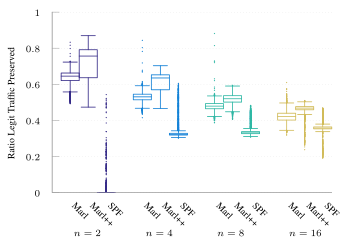

Write gnuplot code to recreate this figure.
set terminal tikz standalone color size 9cm,6cm font '\scriptsize' preamble '\usepackage{microtype} \usepackage{times} \usepackage[T1]{fontenc} \usepackage{siunitx}\sisetup{detect-all}' createstyle
set output "udp-box-fix.tex"

load "parula.pal"
#load "inferno.pal"

set style line 102 lc rgb '#a0a0a0' lt 1 lw 1
set style boxplot outliers pointtype 7
set style data boxplot
set border ls 102
set colorbox border 102
set key textcolor rgb "black"
set tics textcolor rgb "black"
set label textcolor rgb "black"

set border 3
set grid y
set xtics nomirror
set xtics rotate by -45
set ytics nomirror

set key autotitle columnhead
set datafile separator ","

#set xlabel "Iteration ($t \\cdot{} \\SI{50}{\\milli\\second}$)"
set ylabel "Ratio Legit Traffic Preserved"

set yrange [0.0:1.0]
set xrange [-1.0:14.5]
set xtics ("Marl" 0.0, \
	"Marl++" 1.0, \
	"SPF" 2.0, \
	"Marl" 4.0, \
	"Marl++" 5.0, \
	"SPF" 6.0, \
	"Marl" 8.0, \
	"Marl++" 9.0, \
	"SPF" 10.0, \
	"Marl" 12.0, \
	"Marl++" 13.0, \
	"SPF" 14.0, \
	) scale 0.0
#set key inside bottom right
set boxwidth 1
unset key
set pointsize 0.1

set label "$n=2$" at graph 0.06,-0.22
set label "$n=4$" at graph 0.317,-0.22
set label "$n=8$" at graph 0.573,-0.22
set label "$n=16$" at graph 0.83,-0.22

plot '../results/online-2-avg.csv' u (0.0):3:(1.0) ls 1 ps .1, \
     '../results/m-udp-natural-2.avg.csv' u (1.0):3:(1.0) ls 1 ps .1, \
     '../results/spf-udp-single-2.avg.csv' u (2.0):3:(1.0) ls 1 ps .1, \
     '../results/online-4-avg.csv' u (4.0):3:(1.0) ls 3 ps .1, \
     '../results/m-udp-natural-4.avg.csv' u (5.0):3:(1.0) ls 3 ps .1, \
     '../results/spf-udp-natural-4.avg.csv' u (6.0):3:(1.0) ls 3 ps .1, \
     '../results/online-8-avg.csv' u (8.0):3:(1.0) ls 5 ps .1, \
     '../results/m-udp-natural-8.avg.csv' u (9.0):3:(1.0) ls 5 ps .1, \
     '../results/spf-udp-natural-8.avg.csv' u (10.0):3:(1.0) ls 5 ps .1, \
     '../results/online-16-avg.csv' u (12.0):3:(1.0) ls 7 ps .1, \
     '../results/m-udp-natural-16.avg.csv' u (13.0):3:(1.0) ls 7 ps .1, \
     '../results/spf-udp-natural-16.avg.csv' u (14.0):3:(1.0) ls 7 ps .1, \

set out
